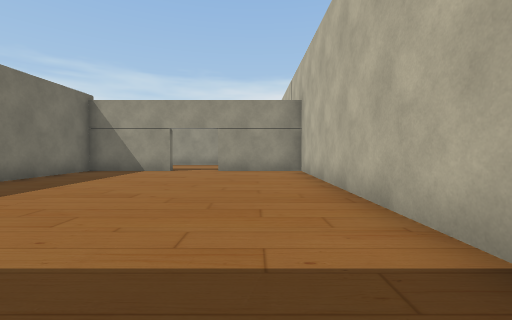
View 1 (above)

18 first-person views from a walk through a scene from a Unity 3-D project. The camera is 1.4 m above the floor, tilts 2° down and sees 90° across. The floor is counted in squares, 2.24 m on a side. Each view is taken from the middle of a square. On the plan, view 1 faces up. The plan holds only what a view shows up to about 9 squares ahead; the rest is blank. The player is left out. Some surface patterns are stand-ins.

View 2
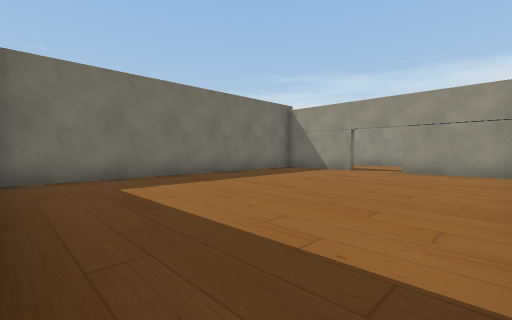

View 3
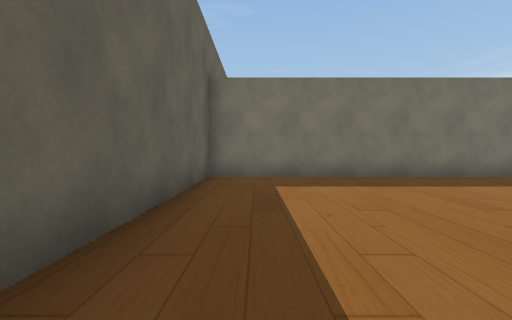

View 4
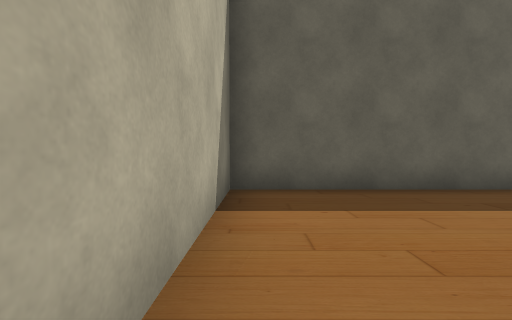

View 5
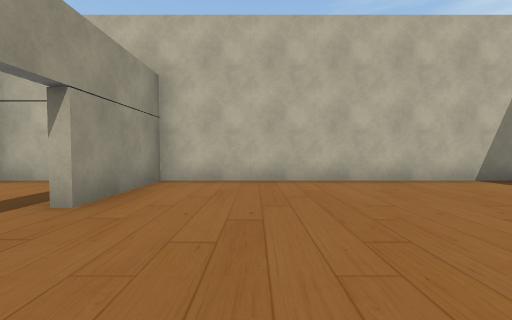

View 6
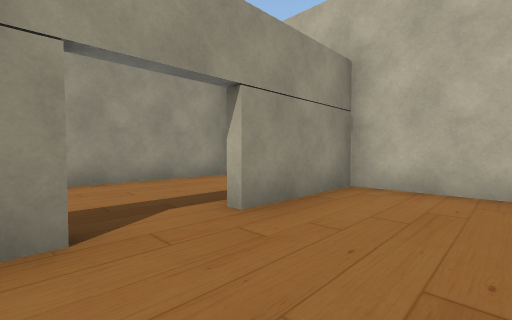

View 7
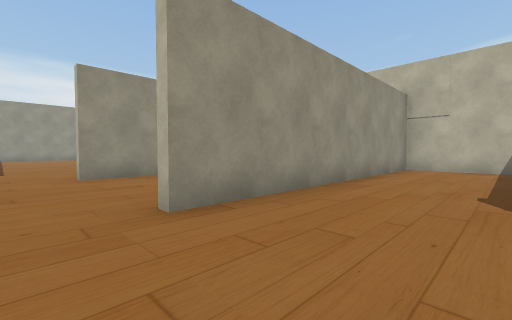

View 8
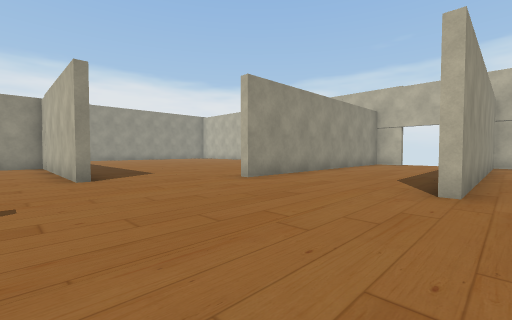

View 9
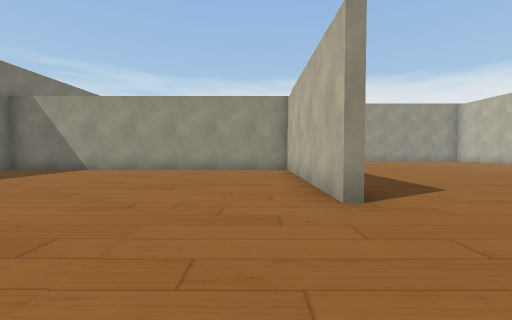

View 10
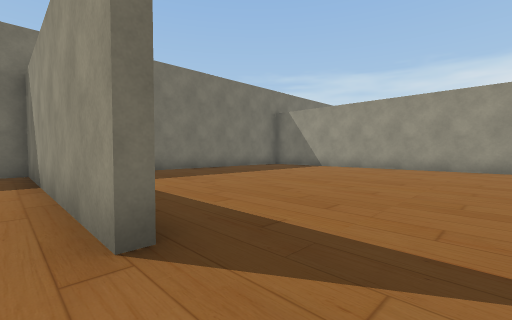

View 11
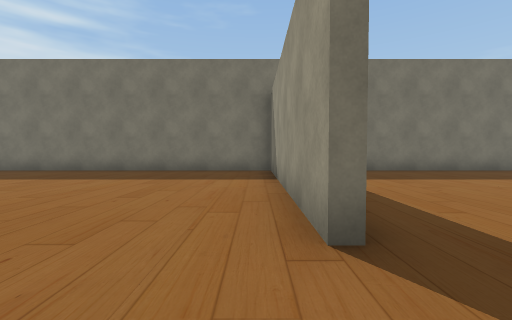

View 12
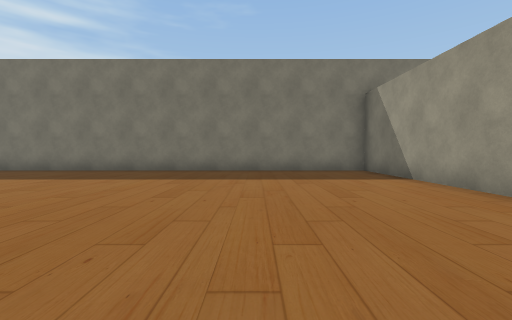

View 13
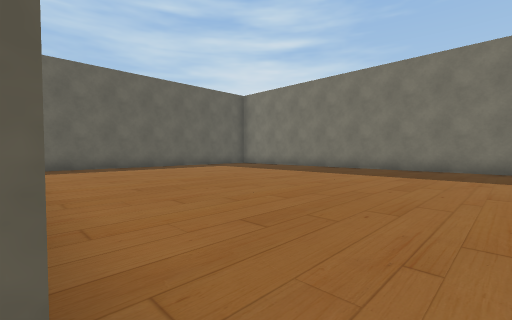

View 14
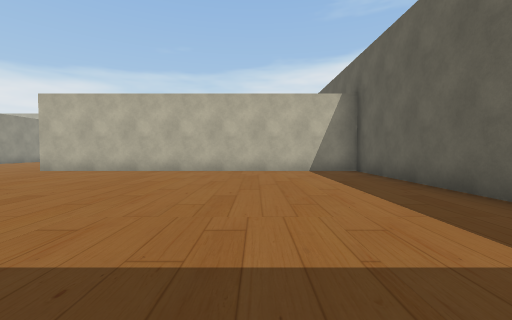

View 15
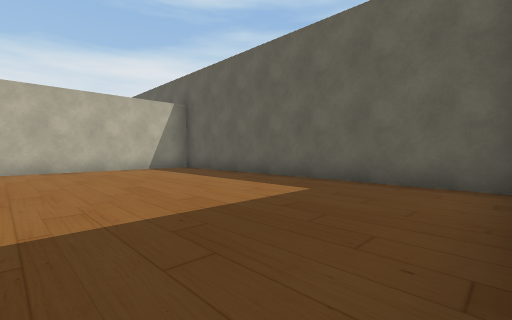

View 16
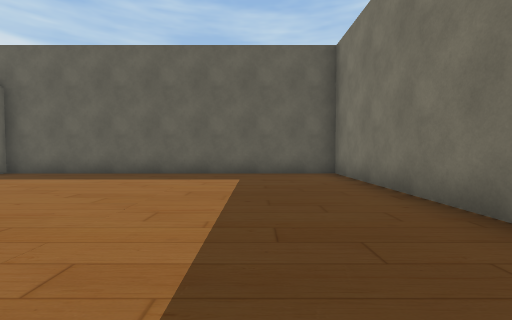

View 17
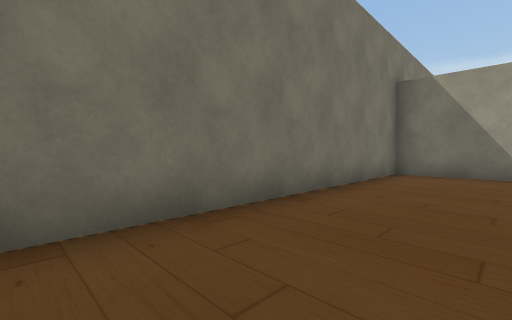

View 18
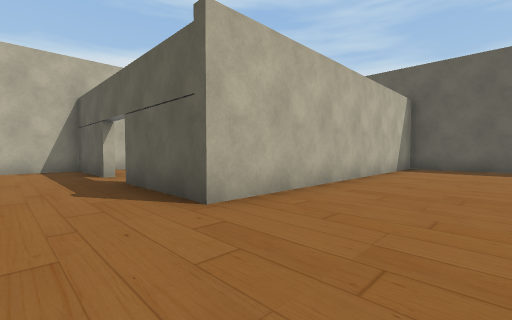

### Floor plan
Ten units are one square. View 1 is at (0, 0); x grows to the right and y downward. Boxes are objects, and circles mark ways between rooms. Rooms are numbered by the first view taken in them; rooms with no view inside come last. Other rooms are left out.
<svg viewBox="-197 -231 216 237">
<path fill="none" stroke="#000" d="M-26 -80 -52 -80 -52 1 14 1 14 -80 -12 -80M-126 -135 -192 -135 -192 1 -100 1 -100 -98M-100 -170 -100 -226 -192 -226 -192 -165M-26 -154 -69 -154M-80 1 -55 1 -55 -83 -26 -83M-12 -83 14 -83 14 -114 -69 -114"/>
<circle cx="-20" cy="-80" r="3" fill="#2a7"/>
<text x="-20" y="-40">1</text>
<text x="-120" y="-100">2</text>
</svg>
Room 1 opens to room 2.

Where each view was taken, in squares from view 1:
view 1: 0 up, 0 right, facing up
view 2: 0 up, 1 right, facing up-left
view 3: 1 up, 1 right, facing left
view 4: 4 up, 1 right, facing down
view 5: 6 up, 4 left, facing right
view 6: 6 up, 3 left, facing up-right
view 7: 9 up, 8 left, facing up-right
view 8: 11 up, 11 left, facing up-right
view 9: 14 up, 11 left, facing up
view 10: 13 up, 11 left, facing up-left
view 11: 13 up, 11 left, facing left
view 12: 10 up, 11 left, facing left
view 13: 10 up, 10 left, facing down-left
view 14: 3 up, 18 left, facing right
view 15: 5 up, 19 left, facing down-right
view 16: 7 up, 17 left, facing down
view 17: 6 up, 17 left, facing up-left
view 18: 10 up, 8 left, facing down-right
